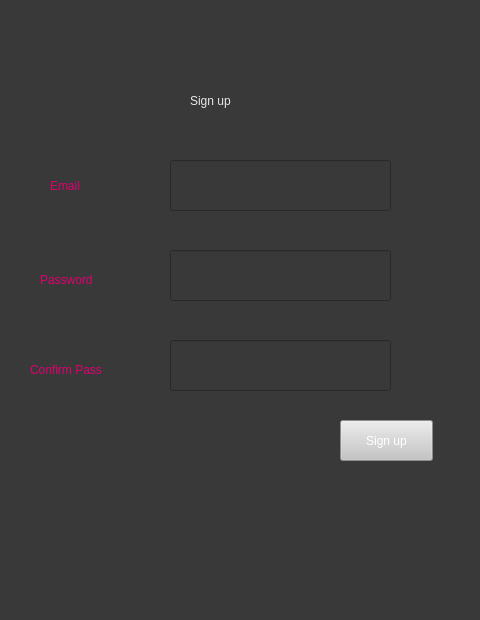
<?xml version="1.0" encoding="UTF-8"?>
<ui version="4.0">
 <class>MainWindow</class>
 <widget class="QMainWindow" name="MainWindow">
  <property name="geometry">
   <rect>
    <x>0</x>
    <y>0</y>
    <width>480</width>
    <height>620</height>
   </rect>
  </property>
  <property name="windowTitle">
   <string>MainWindow</string>
  </property>
  <property name="styleSheet">
   <string notr="true">background-color:rgb(57, 57, 57)</string>
  </property>
  <widget class="QWidget" name="centralwidget">
   <widget class="QLabel" name="Login">
    <property name="geometry">
     <rect>
      <x>190</x>
      <y>80</y>
      <width>111</width>
      <height>41</height>
     </rect>
    </property>
    <property name="styleSheet">
     <string notr="true">font: 18pt &quot;MS Shell Dlg 2&quot;;color:rgb(231, 231, 231)</string>
    </property>
    <property name="text">
     <string>Sign up</string>
    </property>
   </widget>
   <widget class="QLabel" name="label">
    <property name="geometry">
     <rect>
      <x>50</x>
      <y>170</y>
      <width>61</width>
      <height>31</height>
     </rect>
    </property>
    <property name="styleSheet">
     <string notr="true">font: 14pt &quot;MS Shell Dlg 2&quot;;color:rgb(223, 0, 111)</string>
    </property>
    <property name="text">
     <string>Email</string>
    </property>
   </widget>
   <widget class="QLabel" name="label_2">
    <property name="geometry">
     <rect>
      <x>40</x>
      <y>270</y>
      <width>101</width>
      <height>20</height>
     </rect>
    </property>
    <property name="styleSheet">
     <string notr="true">font: 14pt &quot;MS Shell Dlg 2&quot;;color:rgb(223, 0, 111)</string>
    </property>
    <property name="text">
     <string>Password</string>
    </property>
   </widget>
   <widget class="QLineEdit" name="lineEdit">
    <property name="geometry">
     <rect>
      <x>170</x>
      <y>160</y>
      <width>221</width>
      <height>51</height>
     </rect>
    </property>
    <property name="styleSheet">
     <string notr="true">font: 14pt &quot;MS Shell Dlg 2&quot;;color:rgb(255, 255, 255)</string>
    </property>
   </widget>
   <widget class="QLineEdit" name="lineEdit_2">
    <property name="geometry">
     <rect>
      <x>170</x>
      <y>250</y>
      <width>221</width>
      <height>51</height>
     </rect>
    </property>
    <property name="styleSheet">
     <string notr="true">font: 14pt &quot;MS Shell Dlg 2&quot;;color:rgb(255, 255, 255)</string>
    </property>
   </widget>
   <widget class="QLabel" name="label_3">
    <property name="geometry">
     <rect>
      <x>30</x>
      <y>360</y>
      <width>141</width>
      <height>20</height>
     </rect>
    </property>
    <property name="styleSheet">
     <string notr="true">font: 14pt &quot;MS Shell Dlg 2&quot;;color:rgb(223, 0, 111)</string>
    </property>
    <property name="text">
     <string>Confirm Pass</string>
    </property>
   </widget>
   <widget class="QLineEdit" name="lineEdit_3">
    <property name="geometry">
     <rect>
      <x>170</x>
      <y>340</y>
      <width>221</width>
      <height>51</height>
     </rect>
    </property>
    <property name="styleSheet">
     <string notr="true">font: 14pt &quot;MS Shell Dlg 2&quot;;color:rgb(255, 255, 255)</string>
    </property>
   </widget>
   <widget class="QPushButton" name="pushButton">
    <property name="geometry">
     <rect>
      <x>340</x>
      <y>420</y>
      <width>93</width>
      <height>41</height>
     </rect>
    </property>
    <property name="styleSheet">
     <string notr="true">background-color:rgb(197, 197, 197);
font: 14pt &quot;MS Shell Dlg 2&quot;;color:rgb(255, 255, 255)</string>
    </property>
    <property name="text">
     <string>Sign up</string>
    </property>
   </widget>
  </widget>
  <widget class="QMenuBar" name="menubar">
   <property name="geometry">
    <rect>
     <x>0</x>
     <y>0</y>
     <width>480</width>
     <height>26</height>
    </rect>
   </property>
  </widget>
  <widget class="QStatusBar" name="statusbar"/>
 </widget>
 <resources/>
 <connections/>
</ui>
